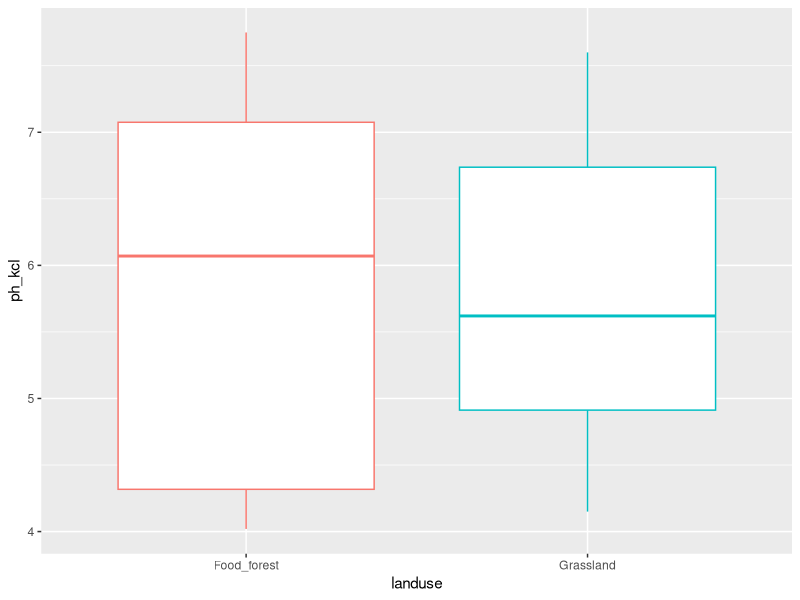
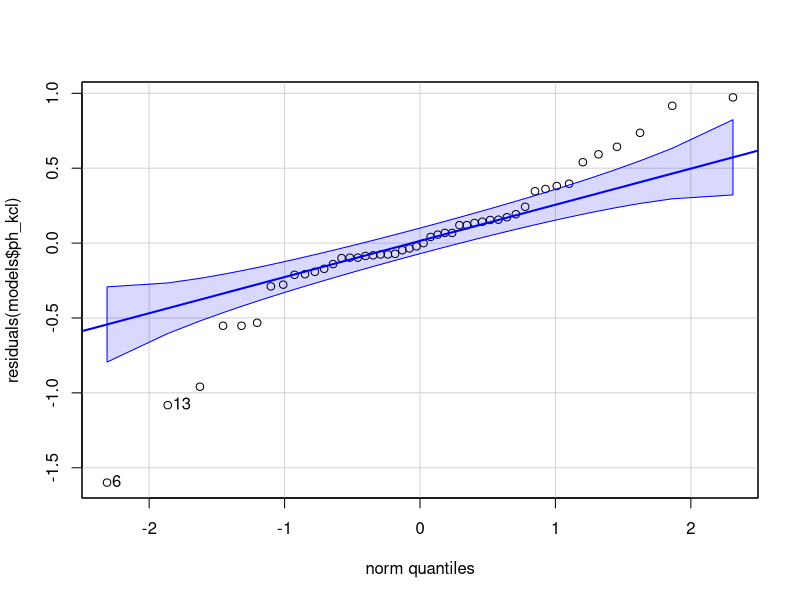
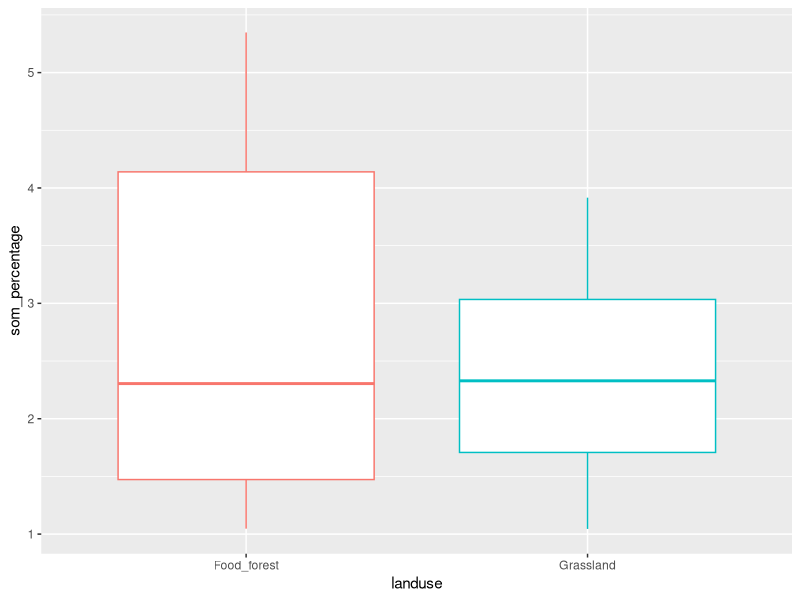
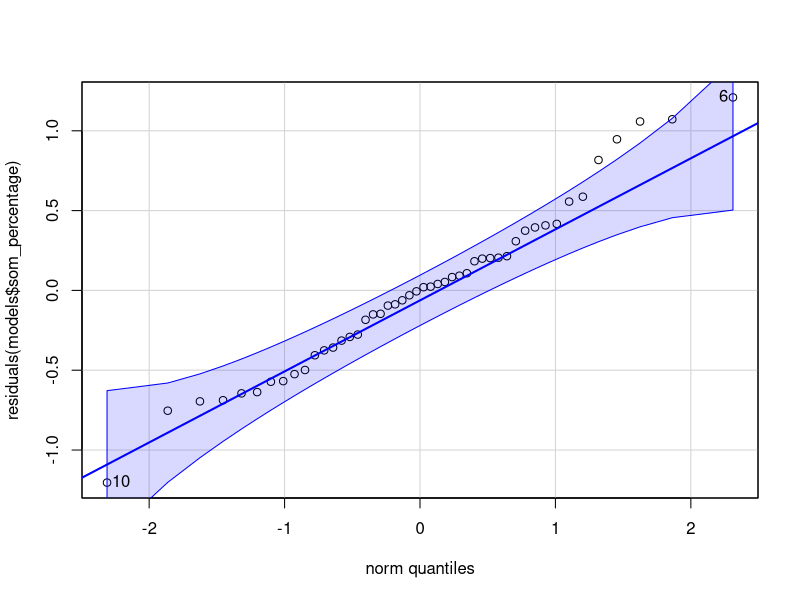
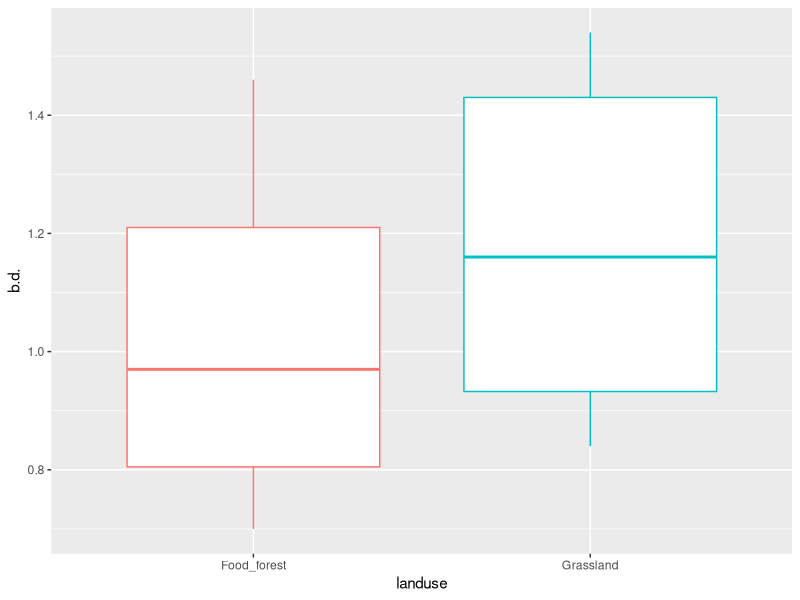
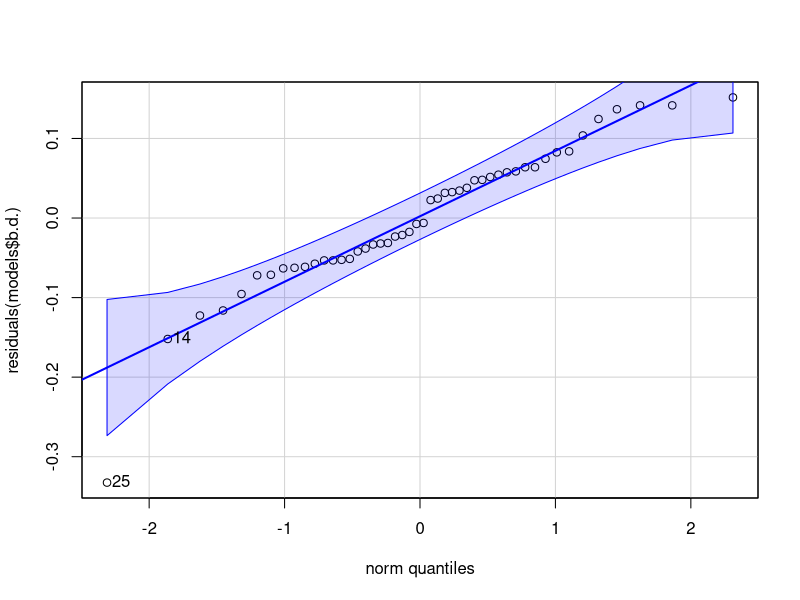
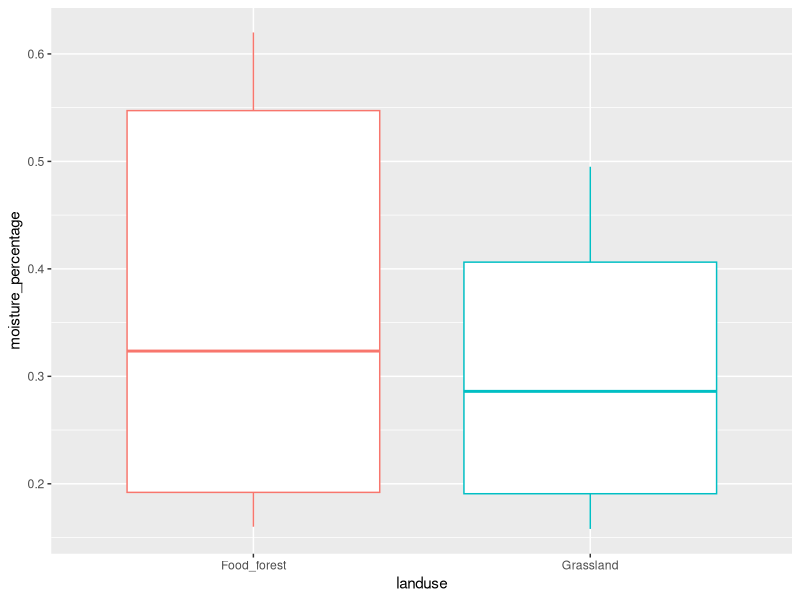
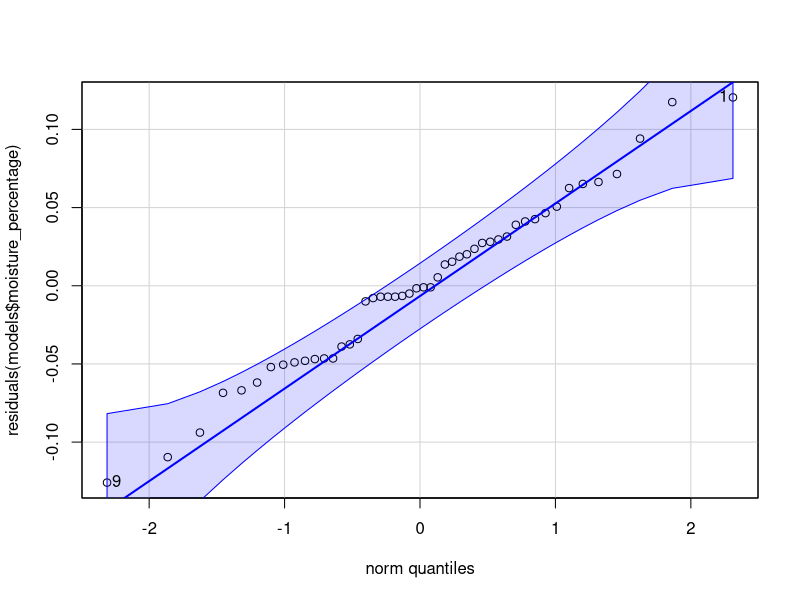

Here is the R script that generated these plots, in order:
## ---- chunk 1
knitr::opts_chunk$set(message = FALSE, echo = FALSE, warning = FALSE)
## ---- chunk 2
library(tidyverse)
library(ggpubr)
library(car)
library(gridExtra)
library(flextable)
library(lmerTest)
# library(lme4)
library(multcomp)
library(emmeans)
library(broom.mixed)
library(nlme)

## ---- chunk 3
lml <- read_csv2("MASTER_LML.csv")

lml$litter_sp <- factor(lml$litter_sp, levels=c("Alder","Hazel","Chestnut"))
lml$mesh_size <- factor(lml$mesh_size, levels=c("Fine","Medium","Coarse"))

mt <- read_csv2("MASTERFILE_decomp_10.csv")

mt_2 <- mt %>% mutate(age = 2021-year_of_landuse,
                      earthworms_2021 = compost_worms + soil_eating_worms + pendelaars)

mt_2 <- mt_2 %>% rowwise() %>% mutate(earthworms_2022 = sum(c_across(contains("Abundance"))))
mt_2 <- mt_2 %>% rename("vb_code" = "code")

# join litter mass data with landuse & location data
mt_2_lu_loc <- mt_2 %>% dplyr::select(vb_code, landuse, location)
lml_2 <- lml %>% left_join(mt_2_lu_loc, by ="vb_code")

# mt_3 <- mt_2 %>% filter(plot_nr < 5)

# sum columns mites and earthworms
mt_4 <- cbind(mt_2, mites_sum = rowSums(mt_2[c('Mites_oribatid_kg','Mites_other_kg')]))
mt_4 <- cbind(mt_4, biomass_ew_total = 
                rowSums(mt_2[c('Biomass_anecic','Biomass_endogeic','Biomass_epigeic','Biomass_juvenile')]))

## ---- chunk 4
# variables

vars <- mt_4 %>%
  dplyr::select(ph_kcl, som_percentage, b.d., moisture_percentage, NO2_NO3_mg_kg, NH4_mg_kg,
            Total_P_mg_kg, Olsen_P_mg_kg, earthworms_2022, biomass_ew_total,
            Springtails_nr_kg, Mites_oribatid_kg, Mites_other_kg, nr_nematodes_gr_dry,
            Bacteria_total, Microbial, Actinobacteria_total, Fungi_total, Total_plfa, AMF_NLFA) %>%
  names() %>%
  set_names()

# normality and equal variances

normality <- map(vars, ~gghistogram(mt_4, .x,  fill = 'lightgrey', na.rm=TRUE))
plots_list <- map(normality, ~.x)
# grid.arrange(grobs = plots_list, ncol = 2, nrow = 10)

variances_loc_lu <- map(vars, ~leveneTest(mt_4[[.x]] ~ landuse * location, data = mt_4))

# tab_var <- mt_4 %>% group_by(landuse, location) %>% 
#   dplyr::select(ph_kcl, som_percentage, b.d.,                                                
#                 moisture_percentage, 
#                 NO2_NO3_mg_kg, NH4_mg_kg, Total_P_mg_kg, Olsen_P_mg_kg, earthworms_2022, 
#                 biomass_ew_total, Springtails_nr_kg, Mites_oribatid_kg, Mites_other_kg, 
#                 nr_nematodes_gr_dry,Bacteria_total, Microbial, Actinobacteria_total, 
#                 Fungi_total, Total_plfa, AMF_NLFA) %>% 
#           summarize_all(var, na.rm=TRUE) %>% mutate(across(where(is.numeric), round, 1))
# 
# tab_var %>% pivot_longer(cols=c(ph_kcl:AMF_NLFA)) %>% 
#                   pivot_wider(names_from = c(landuse,location),values_from = value) %>%
#             flextable()  %>%
#             set_table_properties(layout = "autofit")


## ---- chunk 5
# list of model outputs ANOVA
models <- list()
for (i in c('ph_kcl','som_percentage','b.d.','moisture_percentage','NO2_NO3_mg_kg','NH4_mg_kg',
            'Total_P_mg_kg','Olsen_P_mg_kg','earthworms_2022','biomass_ew_total',
            'Springtails_nr_kg','Mites_oribatid_kg','Mites_other_kg','nr_nematodes_gr_dry',
            'Bacteria_total','Microbial','Actinobacteria_total','Fungi_total','Total_plfa','AMF_NLFA')) {
  f <- formula(paste(i,"~ landuse + (1|location)"))
  models[[i]] <- lmerTest::lmer(f, data=mt_4, na.action = "na.omit")
}
## ---- chunk 6
mt_4 %>% group_by(landuse, location) %>% summarize(mean=mean(ph_kcl),sd=sd(ph_kcl),var=var(ph_kcl))
variances_loc_lu$ph_kcl
# normality$ph_kcl
mt_4 %>% group_by(landuse) %>% ggplot(aes(x=landuse, y=ph_kcl, color=landuse)) + geom_boxplot() + theme(legend.position='none')
# par(mfrow=c(1,2))
# plot(fitted(models$ph_kcl, res))
qqPlot(residuals(models$ph_kcl))
shapiro.test(residuals(models$ph_kcl))
anova(models$ph_kcl)

# ranef(models$ph_kcl) # calls random effects estimates

# transformed data pH <<<<< more not-normally distributed residuals!!
# gghistogram(exp(-mt_4$ph_kcl),  fill = 'lightgrey', na.rm=TRUE, binwidth = 0.0003)
# ph_transf <- lmer(exp(-ph_kcl) ~ landuse + (1|location), data=mt_4, na.action = "na.omit")
# anova(ph_transf)
# summary(ph_transf)
# cld(lsmeans(ph_transf,~ landuse,adjust="tukey"), Letters = c(letters))
# shapiro.test(residuals(ph_transf))
# qqPlot(residuals(ph_transf))

## ---- chunk 7
mt_4 %>% group_by(landuse, location) %>% 
    summarize(mean=mean(som_percentage),sd=sd(som_percentage),var=var(som_percentage))
# variances_loc_lu$som_percentage
# normality$som_percentage
mt_4 %>% group_by(landuse) %>% ggplot(aes(x=landuse, y=som_percentage, color=landuse)) + geom_boxplot() + theme(legend.position='none')
# par(mfrow=c(1,2))
# plot(fitted(models$som_percentage, res))
qqPlot(residuals(models$som_percentage))
# cld(lsmeans(models$som_percentage,~ landuse, adjust="sidak"), Letters = c(letters))
# shapiro.test(residuals(models$som_percentage))
## ---- chunk 8
mt_4 %>% group_by(landuse, location) %>% 
          summarize(mean=mean(b.d.),sd=sd(b.d.),var=var(b.d.))
# variances_loc_lu$b.d.
# par(mfrow=c(1,2))
# normality$b.d.
mt_4 %>% group_by(landuse) %>% ggplot(aes(x=landuse, y=b.d., color=landuse)) + geom_boxplot() + theme(legend.position='none')
# plot(fitted(models$b.d., res))
qqPlot(residuals(models$b.d.))
# cld(lsmeans(models$b.d.,~ landuse, adjust="tukey"), Letters = c(letters))
shapiro.test(residuals(models$b.d.))
anova(models$b.d.)
## ---- chunk 9
mt_4 %>% group_by(landuse, location) %>% 
  summarize(mean=mean(moisture_percentage),sd=sd(moisture_percentage),
            var=var(moisture_percentage))
# variances_loc_lu$moisture_percentage
# par(mfrow=c(1,2))
# normality$moisture_percentage
mt_4 %>% group_by(landuse) %>% ggplot(aes(x=landuse, y=moisture_percentage,
                                          color=landuse)) + geom_boxplot() + 
          theme(legend.position='none')
# plot(fitted(models$moisture_percentage, res))
qqPlot(residuals(models$moisture_percentage))
# shapiro.test(residuals(models$moisture_percentage))
anova(models$moisture_percentage)
## ---- chunk 10
mt_4 %>% group_by(landuse, location) %>% 
  summarize(mean=mean(NO2_NO3_mg_kg),sd=sd(NO2_NO3_mg_kg),var=var(NO2_NO3_mg_kg))
variances_loc_lu$NO2_NO3_mg_kg
# par(mfrow=c(1,2))
# normality$NO2_NO3_mg_kg
mt_4 %>% group_by(landuse) %>% ggplot(aes(x=landuse, y=NO2_NO3_mg_kg, color=landuse)) + 
    geom_boxplot() + theme(legend.position='none')
# plot(fitted(models$NO2_NO3_mg_kg, res))
qqPlot(residuals(models$NO2_NO3_mg_kg))
# shapiro.test(residuals(models$NO2_NO3_mg_kg))

# Log transformation
var_log_N <- leveneTest(log(NO2_NO3_mg_kg) ~ landuse * location, data=mt_4) #UNEQUAL VARIANCES FIXED!
mod_log_N <- lmer(log(NO2_NO3_mg_kg+0.001) ~ landuse + (1|location), data=mt_4,
                  na.action = "na.omit")
qqPlot(residuals(mod_log_N))
## ---- chunk 11
mt_4 %>% group_by(landuse, location) %>% summarize(mean=mean(NH4_mg_kg),sd=sd(NH4_mg_kg),var=var(NH4_mg_kg))
# variances_loc_lu$NH4_mg_kg
# par(mfrow=c(1,2))
# normality$NH4_mg_kg
mt_4 %>% group_by(landuse) %>% ggplot(aes(x=landuse, y=NH4_mg_kg, color=landuse)) + geom_boxplot() + theme(legend.position='none')
# plot(fitted(models$NH4_mg_kg, res))
qqPlot(residuals(models$NH4_mg_kg))
shapiro.test(residuals(models$NH4_mg_kg))
## ---- chunk 12
mt_4 %>% group_by(landuse, location) %>% summarize(mean=mean(Total_P_mg_kg),sd=sd(Total_P_mg_kg),var=var(Total_P_mg_kg))
variances_loc_lu$Total_P_mg_kg
# par(mfrow=c(1,2))
# normality$Total_P_mg_kg
mt_4 %>% group_by(landuse) %>% ggplot(aes(x=landuse, y=Total_P_mg_kg, color=landuse)) + geom_boxplot() + theme(legend.position='none')
# plot(fitted(models$Total_P_mg_kg, res))
qqPlot(residuals(models$Total_P_mg_kg))
# cld(lsmeans(models$Total_P_mg_kg,~ landuse, adjust="tukey"), Letters = c(letters))
shapiro.test(residuals(models$Total_P_mg_kg))

# Log transformation FIXED!!
var_log_P <- leveneTest(log(Total_P_mg_kg) ~ landuse * location, data=mt_4)
mod_log_P <- lmer(log(Total_P_mg_kg+0.001) ~ landuse + (1|location), data=mt_4,
                  na.action = "na.omit")
qqPlot(residuals(mod_log_P))
shapiro.test(residuals(mod_log_P))
## ---- chunk 13
mt_4 %>% group_by(landuse, location) %>% summarize(mean=mean(Olsen_P_mg_kg),sd=sd(Olsen_P_mg_kg),var=var(Olsen_P_mg_kg))
# variances_loc_lu$Olsen_P_mg_kg
# par(mfrow=c(1,2))
# normality$Olsen_P_mg_kg
mt_4 %>% group_by(landuse) %>% ggplot(aes(x=landuse, y=Olsen_P_mg_kg, color=landuse)) + geom_boxplot() + theme(legend.position='none')
# plot(fitted(models$Olsen_P_mg_kg, res))
qqPlot(residuals(models$Olsen_P_mg_kg))
# cld(lsmeans(models$Olsen_P_mg_kg,~ landuse, adjust="tukey"), Letters = c(letters))
# shapiro.test(residuals(models$Olsen_P_mg_kg))
## ---- chunk 14
mt_4 %>% group_by(landuse, location) %>% summarize(mean=mean(earthworms_2022, na.rm=TRUE),sd=sd(earthworms_2022, na.rm=TRUE),var=var(earthworms_2022, na.rm=TRUE))
variances_loc_lu$earthworms_2022
# par(mfrow=c(1,2))
# normality$earthworms_2022
mt_4 %>% group_by(landuse) %>% ggplot(aes(x=landuse, y=earthworms_2022, color=landuse)) + geom_boxplot() + theme(legend.position='none')
# plot(fitted(models$earthworms_2022, res))
qqPlot(residuals(models$earthworms_2022))
# cld(lsmeans(models$earthworms_2022,~ landuse, adjust="tukey"), Letters = c(letters))
# shapiro.test(residuals(models$earthworms_2022))

# Log transformation
# var_log_ew <- leveneTest(log(earthworms_2022) ~ landuse * location, data=mt_4)
# mod_log_ew <- lmer(log(earthworms_2022+0.001) ~ landuse + (1|location), data=mt_4,
#                   na.action = "na.omit")
# qqPlot(residuals(mod_log_P))

## ---- chunk 15
mt_4 %>% group_by(landuse, location) %>% summarize(mean=mean(biomass_ew_total, na.rm=TRUE),sd=sd(biomass_ew_total, na.rm=TRUE),var=var(biomass_ew_total, na.rm=TRUE))
variances_loc_lu$biomass_ew_total
# par(mfrow=c(1,2))
# normality$biomass_ew_total
mt_4 %>% group_by(landuse) %>% ggplot(aes(x=landuse, y=biomass_ew_total, color=landuse)) + geom_boxplot() + theme(legend.position='none')
# plot(fitted(models$biomass_ew_total, res))
qqPlot(residuals(models$biomass_ew_total))
# cld(lsmeans(models$biomass_ew_total,~ landuse, adjust="tukey"), Letters = c(letters))
# shapiro.test(residuals(models$biomass_ew_total))

# log transform earthworm biomass
log_biomass_ew <- lmer(log(biomass_ew_total+0.001) ~ landuse + (1|location), data=mt_4, na.action = "na.omit")
leveneTest(log(biomass_ew_total) ~ landuse * location, data=mt_4) #just as significant as non-transformed data

# Generalized least squares
gls_EW <- gls(biomass_ew_total ~ landuse, data=mt_4, na.action = na.omit, weights=varPower())
# weights=varPower() 
# weights = varIdent(form= ~1|location)
# correlation = corAR1(form = ~ 1 | location)
summary(gls_EW)
anova(gls_EW)
plot(gls_EW)
# cld(lsmeans(models$gls_AMF,~ landuse, adjust="tukey"), Letters = c(letters)) doesnt work for gls()
qqPlot(residuals(gls_EW))
shapiro.test(residuals(gls_EW))

## ---- chunk 16
mt_4 %>% group_by(landuse, location) %>% summarize(mean=mean(Springtails_nr_kg, na.rm=TRUE),sd=sd(Springtails_nr_kg, na.rm=TRUE),var=var(Springtails_nr_kg, na.rm=TRUE))
# variances_loc_lu$Springtails_nr_kg
# par(mfrow=c(1,2))
# normality$Springtails_nr_kg
mt_4 %>% group_by(landuse) %>% ggplot(aes(x=landuse, y=Springtails_nr_kg, color=landuse)) + geom_boxplot()  + theme(legend.position='none')
# plot(fitted(models$Springtails_nr_kg, res))
qqPlot(residuals(models$Springtails_nr_kg))
# cld(lsmeans(models$Springtails_nr_kg,~ landuse, adjust="tukey"), Letters = c(letters))
# shapiro.test(residuals(models$Springtails_nr_kg))

# Log transformation
var_log_spr <- leveneTest(log(Springtails_nr_kg) ~ landuse * location, data=mt_4)
mod_log_spr <- lmer(log(Springtails_nr_kg) ~ landuse + (1|location), data=mt_4,
                  na.action = "na.omit")
# qqPlot(residuals(mod_log_spr))

## ---- chunk 17
mt_4 %>% group_by(landuse, location) %>% summarize(mean=mean(Mites_oribatid_kg, na.rm=TRUE),sd=sd(Mites_oribatid_kg, na.rm=TRUE),var=var(Mites_oribatid_kg, na.rm=TRUE))
# variances_loc_lu$Mites_oribatid_kg
# par(mfrow=c(1,2))
# normality$Mites_oribatid_kg
mt_4 %>% group_by(landuse) %>% ggplot(aes(x=landuse, y=Mites_oribatid_kg, color=landuse)) + geom_boxplot()  + theme(legend.position='none')
# plot(fitted(models$Mites_oribatid_kg, res))
qqPlot(residuals(models$Mites_oribatid_kg))
# cld(lsmeans(models$Mites_oribatid_kg,~ landuse, adjust="tukey"), Letters = c(letters))
# shapiro.test(residuals(models$Mites_oribatid_kg))

# Log transformation
# var_log_ori <- leveneTest(log(Mites_oribatid_kg) ~ landuse * location, data=mt_4)
mod_log_ori <- lmer(log(Mites_oribatid_kg+0.0001) ~ landuse + (1|location), data=mt_4,
                  na.action = "na.omit")
# qqPlot(residuals(mod_log_spr))
## ---- chunk 18
mt_4 %>% group_by(landuse, location) %>% summarize(mean=mean(Mites_other_kg, na.rm=TRUE),sd=sd(Mites_other_kg, na.rm=TRUE),var=var(Mites_other_kg, na.rm=TRUE))
variances_loc_lu$Mites_other_kg
# par(mfrow=c(1,2))
# normality$Mites_other_kg
mt_4 %>% group_by(landuse) %>% ggplot(aes(x=landuse, y=Mites_other_kg, color=landuse)) + geom_boxplot() + theme(legend.position='none')
# plot(fitted(models$Mites_other_kg, res))
qqPlot(residuals(models$Mites_other_kg))
# shapiro.test(residuals(models$Mites_other_kg))

# Log transformation
var_log_mit <- leveneTest(log(Mites_other_kg) ~ landuse * location, data=mt_4)
mod_log_mit <- lmer(log(Mites_other_kg+0.0001) ~ landuse + (1|location), data=mt_4,
                  na.action = "na.omit")
# qqPlot(residuals(mod_log_spr))

## ---- chunk 19
mt_4 %>% group_by(landuse, location) %>% summarize(mean=mean(Bacteria_total),sd=sd(Bacteria_total),var=var(Bacteria_total))
# variances_loc_lu$Bacteria_total
# par(mfrow=c(1,2))
# normality$Bacteria_total
mt_4 %>% group_by(landuse) %>% ggplot(aes(x=landuse, y=Bacteria_total, color=landuse)) + geom_boxplot() + theme(legend.position='none')
# plot(fitted(models$Bacteria_total, res))
qqPlot(residuals(models$Bacteria_total))
# shapiro.test(residuals(models$Bacteria_total))
## ---- chunk 20
mt_4 %>% group_by(landuse, location) %>% summarize(mean=mean(Microbial),sd=sd(Microbial),var=var(Microbial))
variances_loc_lu$Microbial
# par(mfrow=c(1,2))
# normality$Microbial
mt_4 %>% group_by(landuse) %>% ggplot(aes(x=landuse, y=Microbial, color=landuse)) + geom_boxplot() + theme(legend.position='none')
# plot(fitted(models$Microbial, res))
qqPlot(residuals(models$Microbial))
# shapiro.test(residuals(models$Microbial))
## ---- chunk 21
mt_4 %>% group_by(landuse, location) %>% summarize(mean=mean(Actinobacteria_total),sd=sd(Actinobacteria_total),var=var(Actinobacteria_total))
variances_loc_lu$Actinobacteria_total
# par(mfrow=c(1,2))
# normality$Actinobacteria_total
mt_4 %>% group_by(landuse) %>% ggplot(aes(x=landuse, y=Actinobacteria_total, color=landuse)) + geom_boxplot() + theme(legend.position='none')
# plot(fitted(models$Actinobacteria_total, res))
qqPlot(residuals(models$Actinobacteria_total))
# shapiro.test(residuals(models$Actinobacteria_total))
## ---- chunk 22
mt_4 %>% group_by(landuse, location) %>% summarize(mean=mean(Fungi_total),sd=sd(Fungi_total),var=var(Fungi_total))
variances_loc_lu$Fungi_total
# par(mfrow=c(1,2))
# normality$Fungi_total
mt_4 %>% group_by(landuse) %>% ggplot(aes(x=landuse, y=Fungi_total, color=landuse)) + geom_boxplot() + theme(legend.position='none')
# plot(fitted(models$Fungi_total, res))
qqPlot(residuals(models$Fungi_total))
shapiro.test(residuals(models$Fungi_total))
## ---- chunk 23
mt_4 %>% group_by(landuse, location) %>% summarize(mean=mean(Total_plfa),sd=sd(Total_plfa),var=var(Total_plfa))
variances_loc_lu$Total_plfa
# par(mfrow=c(1,2))
# normality$Total_plfa
mt_4 %>% group_by(landuse) %>% ggplot(aes(x=landuse, y=Total_plfa, color=landuse)) + geom_boxplot() + theme(legend.position='none')
# plot(fitted(models$Total_plfa, res))
qqPlot(residuals(models$Total_plfa))
shapiro.test(residuals(models$Total_plfa))
## ---- chunk 24
mt_4 %>% group_by(landuse) %>% summarize(mean=mean(AMF_NLFA),sd=sd(AMF_NLFA),var=var(AMF_NLFA))
variances_loc_lu$AMF_NLFA
# par(mfrow=c(1,2))
# normality$AMF_NLFA
mt_4 %>% group_by(landuse) %>% ggplot(aes(x=landuse, y=AMF_NLFA, color=landuse)) + geom_boxplot() + theme(legend.position='none')
# plot(fitted(models$AMF_NLFA, res))
qqPlot(residuals(models$AMF_NLFA))
shapiro.test(residuals(models$AMF_NLFA))

# log transform AMF
# gghistogram(log(mt_4$AMF_NLFA),  fill = 'lightgrey', na.rm=TRUE)
# mt_4 %>% group_by(landuse) %>% ggplot(aes(x=landuse, y=log(AMF_NLFA), color=landuse)) + geom_boxplot()
# amf_transf <- lmer(log(AMF_NLFA) ~ landuse + (1|location), data=mt_4, na.action = "na.omit")
var_log_amf <- leveneTest(log(AMF_NLFA) ~ landuse * location, data=mt_4) # little bit less significant...but still significant for sure
# anova(amf_transf)
# summary(amf_transf)
# cld(lsmeans(amf_transf,~ landuse,adjust="tukey"), Letters = c(letters))
# shapiro.test(residuals(amf_transf))
# qqPlot(residuals(amf_transf))

# Generalized least squares
gls_AMF <- gls(AMF_NLFA ~ landuse, data=mt_4, na.action = na.omit, weights=varPower())
# weights=varPower() 
# weights = varIdent(form= ~1|location)
# correlation = corAR1(form = ~ 1 | location)
summary(gls_AMF)
anova(gls_AMF)
plot(gls_AMF)
# cld(lsmeans(models$gls_AMF,~ landuse, adjust="tukey"), Letters = c(letters)) doesnt work for gls()
qqPlot(residuals(gls_AMF))
shapiro.test(residuals(gls_AMF))
# 
# ## Run the following lines. These introduce methods for 'gls' objects.
# model.matrix.gls<-function(object,...){
# 	model.matrix(terms(object),data=getData(object),...)
# }
# model.frame.gls<-function(object,...){
# 	model.frame(formula(object),data=getData(object),...)
# }
# terms.gls<-function(object,...){
# 	terms(model.frame(object),...)
# }
# # The line below gives pairwise comparisons now.  Note that the above
# # performs t-tests for all pairwise differences.
# multCompTukey <- glht(gls_AMF, linfct = mcp(landuse = "Tukey"))
